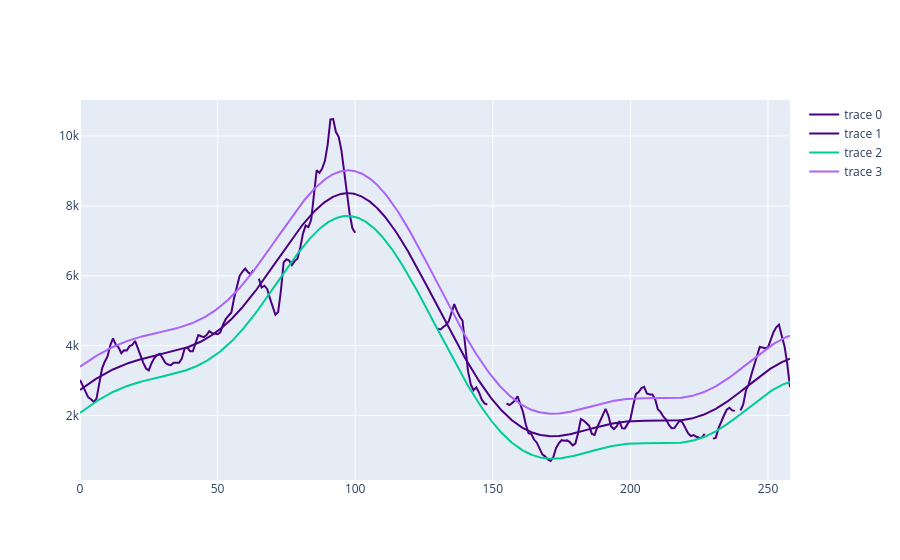

Here is the notebook cell this chart was saved with:
### Code cell
import plotly.graph_objects as go

fig = go.Figure()
fig.add_trace(go.Scatter(x=X, y=y,
    fill=None,
    mode='lines',
    line_color='indigo',
    ))

fig.add_trace(go.Scatter(
    x=X_test.ravel(),
    y=mean.ravel(),
    fill=None, # fill area between trace0 and trace1
    mode='lines', line_color='indigo'))

fig.add_trace(go.Scatter(
    x=X_test.ravel(),
    y=mean.ravel() - 2*std,
    fill=None, # fill area between trace0 and trace1
    mode='lines'))

fig.add_trace(go.Scatter(
    x=X_test.ravel(),
    y=mean + 2*std,
    fill=None, # fill area between trace0 and trace1
    mode='lines'))

fig.show()

### Figure 1 — Plotly figure (JSON) as saved in the notebook; plotly's stock layout.template omitted (floating-point values rounded to 4 significant figures; data arrays with more than 128 entries replaced by an {"elided": "..."} marker saying what was removed)
{"data": [{"line": {"color": "indigo"}, "mode": "lines", "type": "scatter", "x": {"elided": "259 int values"}, "y": {"elided": "259 int values"}}, {"line": {"color": "indigo"}, "mode": "lines", "type": "scatter", "x": {"elided": "2000 float values"}, "y": {"elided": "2000 float values"}}, {"mode": "lines", "type": "scatter", "x": {"elided": "2000 float values"}, "y": {"elided": "2000 float values"}}, {"mode": "lines", "type": "scatter", "x": {"elided": "2000 float values"}, "y": {"elided": "2000 float values"}}], "layout": {}}
